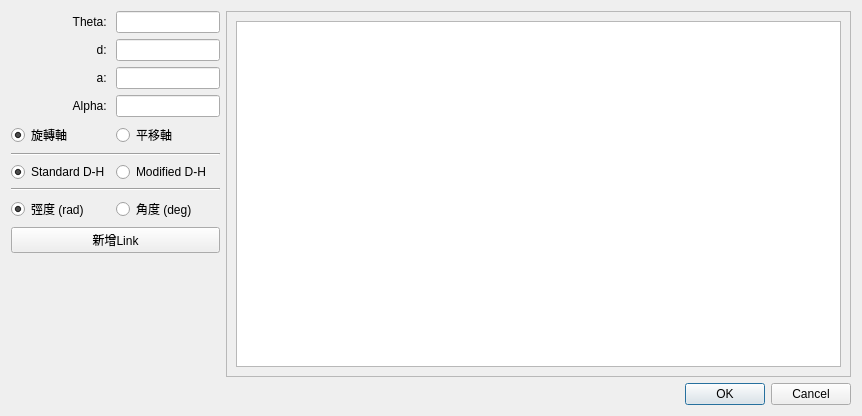
<?xml version="1.0" encoding="UTF-8"?>
<ui version="4.0">
 <class>Dialog</class>
 <widget class="QDialog" name="Dialog">
  <property name="geometry">
   <rect>
    <x>0</x>
    <y>0</y>
    <width>862</width>
    <height>416</height>
   </rect>
  </property>
  <property name="windowTitle">
   <string>新增D-H</string>
  </property>
  <layout class="QGridLayout" name="gridLayout" columnstretch="1,3">
   <item row="0" column="0">
    <layout class="QGridLayout" name="gridLayout_2" rowstretch="1,0,0,0,0,0,0,0,0,0,0" columnstretch="0,0">
     <property name="sizeConstraint">
      <enum>QLayout::SetDefaultConstraint</enum>
     </property>
     <item row="0" column="0">
      <widget class="QLabel" name="label_first">
       <property name="maximumSize">
        <size>
         <width>16777215</width>
         <height>30</height>
        </size>
       </property>
       <property name="text">
        <string>Theta: </string>
       </property>
       <property name="alignment">
        <set>Qt::AlignRight|Qt::AlignTrailing|Qt::AlignVCenter</set>
       </property>
      </widget>
     </item>
     <item row="5" column="0" colspan="2">
      <widget class="Line" name="line">
       <property name="orientation">
        <enum>Qt::Horizontal</enum>
       </property>
      </widget>
     </item>
     <item row="1" column="0">
      <widget class="QLabel" name="label_second">
       <property name="maximumSize">
        <size>
         <width>16777215</width>
         <height>30</height>
        </size>
       </property>
       <property name="text">
        <string>d: </string>
       </property>
       <property name="alignment">
        <set>Qt::AlignRight|Qt::AlignTrailing|Qt::AlignVCenter</set>
       </property>
      </widget>
     </item>
     <item row="10" column="0" colspan="2">
      <spacer name="verticalSpacer">
       <property name="orientation">
        <enum>Qt::Vertical</enum>
       </property>
       <property name="sizeHint" stdset="0">
        <size>
         <width>20</width>
         <height>40</height>
        </size>
       </property>
      </spacer>
     </item>
     <item row="0" column="1">
      <widget class="QLineEdit" name="lineEdit_first"/>
     </item>
     <item row="3" column="1">
      <widget class="QLineEdit" name="lineEdit_fourth"/>
     </item>
     <item row="1" column="1">
      <widget class="QLineEdit" name="lineEdit_second"/>
     </item>
     <item row="2" column="1">
      <widget class="QLineEdit" name="lineEdit_third"/>
     </item>
     <item row="8" column="0">
      <widget class="QRadioButton" name="radioButton_rad">
       <property name="text">
        <string>弳度 (rad)</string>
       </property>
       <property name="checked">
        <bool>true</bool>
       </property>
       <attribute name="buttonGroup">
        <string notr="true">buttonGroup_angle</string>
       </attribute>
      </widget>
     </item>
     <item row="2" column="0">
      <widget class="QLabel" name="label_third">
       <property name="maximumSize">
        <size>
         <width>16777215</width>
         <height>30</height>
        </size>
       </property>
       <property name="text">
        <string>a: </string>
       </property>
       <property name="alignment">
        <set>Qt::AlignRight|Qt::AlignTrailing|Qt::AlignVCenter</set>
       </property>
      </widget>
     </item>
     <item row="8" column="1">
      <widget class="QRadioButton" name="radioButton_deg">
       <property name="text">
        <string>角度 (deg)</string>
       </property>
       <attribute name="buttonGroup">
        <string notr="true">buttonGroup_angle</string>
       </attribute>
      </widget>
     </item>
     <item row="3" column="0">
      <widget class="QLabel" name="label_fourth">
       <property name="maximumSize">
        <size>
         <width>16777215</width>
         <height>30</height>
        </size>
       </property>
       <property name="text">
        <string>Alpha: </string>
       </property>
       <property name="alignment">
        <set>Qt::AlignRight|Qt::AlignTrailing|Qt::AlignVCenter</set>
       </property>
      </widget>
     </item>
     <item row="6" column="1">
      <widget class="QRadioButton" name="radioButton_modified">
       <property name="text">
        <string>Modified D-H</string>
       </property>
       <attribute name="buttonGroup">
        <string notr="true">buttonGroup_dhType</string>
       </attribute>
      </widget>
     </item>
     <item row="6" column="0">
      <widget class="QRadioButton" name="radioButton_standard">
       <property name="text">
        <string>Standard D-H</string>
       </property>
       <property name="checked">
        <bool>true</bool>
       </property>
       <attribute name="buttonGroup">
        <string notr="true">buttonGroup_dhType</string>
       </attribute>
      </widget>
     </item>
     <item row="7" column="0" colspan="2">
      <widget class="Line" name="line_2">
       <property name="orientation">
        <enum>Qt::Horizontal</enum>
       </property>
      </widget>
     </item>
     <item row="9" column="0" colspan="2">
      <widget class="QPushButton" name="pushButton_addlink">
       <property name="text">
        <string>新增Link</string>
       </property>
      </widget>
     </item>
     <item row="4" column="0">
      <widget class="QRadioButton" name="radioButton_revol">
       <property name="text">
        <string>旋轉軸</string>
       </property>
       <property name="checked">
        <bool>true</bool>
       </property>
       <attribute name="buttonGroup">
        <string notr="true">buttonGroup_is_revol</string>
       </attribute>
      </widget>
     </item>
     <item row="4" column="1">
      <widget class="QRadioButton" name="radioButton_prism">
       <property name="text">
        <string>平移軸</string>
       </property>
       <attribute name="buttonGroup">
        <string notr="true">buttonGroup_is_revol</string>
       </attribute>
      </widget>
     </item>
    </layout>
   </item>
   <item row="0" column="1">
    <widget class="QScrollArea" name="scrollArea">
     <property name="widgetResizable">
      <bool>true</bool>
     </property>
     <widget class="QWidget" name="scrollAreaWidgetContents">
      <property name="geometry">
       <rect>
        <x>0</x>
        <y>0</y>
        <width>626</width>
        <height>367</height>
       </rect>
      </property>
      <layout class="QGridLayout" name="gridLayout_3">
       <item row="0" column="0">
        <widget class="QTextBrowser" name="textBrowser_dh_list"/>
       </item>
      </layout>
     </widget>
    </widget>
   </item>
   <item row="1" column="0" colspan="2">
    <widget class="QDialogButtonBox" name="buttonBox">
     <property name="orientation">
      <enum>Qt::Horizontal</enum>
     </property>
     <property name="standardButtons">
      <set>QDialogButtonBox::Cancel|QDialogButtonBox::Ok</set>
     </property>
     <property name="centerButtons">
      <bool>false</bool>
     </property>
    </widget>
   </item>
  </layout>
 </widget>
 <resources/>
 <connections>
  <connection>
   <sender>buttonBox</sender>
   <signal>accepted()</signal>
   <receiver>Dialog</receiver>
   <slot>accept()</slot>
   <hints>
    <hint type="sourcelabel">
     <x>585</x>
     <y>390</y>
    </hint>
    <hint type="destinationlabel">
     <x>157</x>
     <y>274</y>
    </hint>
   </hints>
  </connection>
  <connection>
   <sender>buttonBox</sender>
   <signal>rejected()</signal>
   <receiver>Dialog</receiver>
   <slot>reject()</slot>
   <hints>
    <hint type="sourcelabel">
     <x>653</x>
     <y>396</y>
    </hint>
    <hint type="destinationlabel">
     <x>286</x>
     <y>274</y>
    </hint>
   </hints>
  </connection>
 </connections>
 <buttongroups>
  <buttongroup name="buttonGroup_dhType"/>
  <buttongroup name="buttonGroup_angle"/>
  <buttongroup name="buttonGroup_is_revol"/>
 </buttongroups>
</ui>
